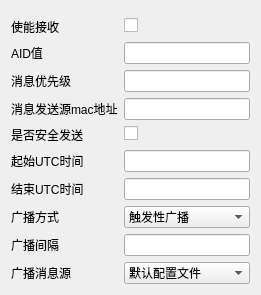
         <widget class="QWidget" name="tab_6">
          <attribute name="title">
           <string>rtcmMsgTxConfig</string>
          </attribute>
          <layout class="QGridLayout" name="gridLayout_35">
           <item row="0" column="0">
            <layout class="QFormLayout" name="formLayout_12">
             <property name="topMargin">
              <number>7</number>
             </property>
             <item row="0" column="0">
              <widget class="QLabel" name="label_101">
               <property name="text">
                <string>使能接收</string>
               </property>
              </widget>
             </item>
             <item row="1" column="0">
              <widget class="QLabel" name="label_102">
               <property name="text">
                <string>AID值</string>
               </property>
              </widget>
             </item>
             <item row="1" column="1">
              <widget class="QLineEdit" name="lineEdit_rtcmaid"/>
             </item>
             <item row="2" column="0">
              <widget class="QLabel" name="label_104">
               <property name="text">
                <string>消息优先级</string>
               </property>
              </widget>
             </item>
             <item row="2" column="1">
              <widget class="QLineEdit" name="lineEdit_rtcmpriotity"/>
             </item>
             <item row="3" column="0">
              <widget class="QLabel" name="label_105">
               <property name="text">
                <string>消息发送源mac地址</string>
               </property>
              </widget>
             </item>
             <item row="3" column="1">
              <widget class="QLineEdit" name="lineEdit_rtcmmac">
               <property name="text">
                <string/>
               </property>
              </widget>
             </item>
             <item row="4" column="0">
              <widget class="QLabel" name="label_ip_8">
               <property name="text">
                <string>是否安全发送</string>
               </property>
              </widget>
             </item>
             <item row="5" column="0">
              <widget class="QLabel" name="label_106">
               <property name="text">
                <string>起始UTC时间</string>
               </property>
              </widget>
             </item>
             <item row="5" column="1">
              <widget class="QLineEdit" name="lineEdit_rtcmstartime"/>
             </item>
             <item row="6" column="0">
              <widget class="QLabel" name="label_107">
               <property name="text">
                <string>结束UTC时间</string>
               </property>
              </widget>
             </item>
             <item row="6" column="1">
              <widget class="QLineEdit" name="lineEdit_rtcmendtime"/>
             </item>
             <item row="7" column="0">
              <widget class="QLabel" name="label_108">
               <property name="text">
                <string>广播方式</string>
               </property>
              </widget>
             </item>
             <item row="8" column="0">
              <widget class="QLabel" name="label_deviceGroupType_8">
               <property name="text">
                <string>广播间隔</string>
               </property>
              </widget>
             </item>
             <item row="8" column="1">
              <widget class="QLineEdit" name="lineEdit_rtcminterval"/>
             </item>
             <item row="9" column="0">
              <widget class="QLabel" name="label_deviceGroupCode_8">
               <property name="text">
                <string>广播消息源</string>
               </property>
              </widget>
             </item>
             <item row="0" column="1">
              <widget class="QCheckBox" name="checkBox_rtcmenable">
               <property name="text">
                <string/>
               </property>
              </widget>
             </item>
             <item row="7" column="1">
              <widget class="QComboBox" name="comboBox_rtcmbroadcast">
               <item>
                <property name="text">
                 <string>触发性广播</string>
                </property>
               </item>
               <item>
                <property name="text">
                 <string>周期性广播</string>
                </property>
               </item>
              </widget>
             </item>
             <item row="9" column="1">
              <widget class="QComboBox" name="comboBox_rtcmsource">
               <item>
                <property name="text">
                 <string>默认配置文件</string>
                </property>
               </item>
               <item>
                <property name="text">
                 <string>来源于默认云平台</string>
                </property>
               </item>
               <item>
                <property name="text">
                 <string>来源于外部云平台</string>
                </property>
               </item>
              </widget>
             </item>
             <item row="4" column="1">
              <widget class="QCheckBox" name="checkBox_rtcmsecurity">
               <property name="text">
                <string/>
               </property>
              </widget>
             </item>
            </layout>
           </item>
          </layout>
         </widget>
